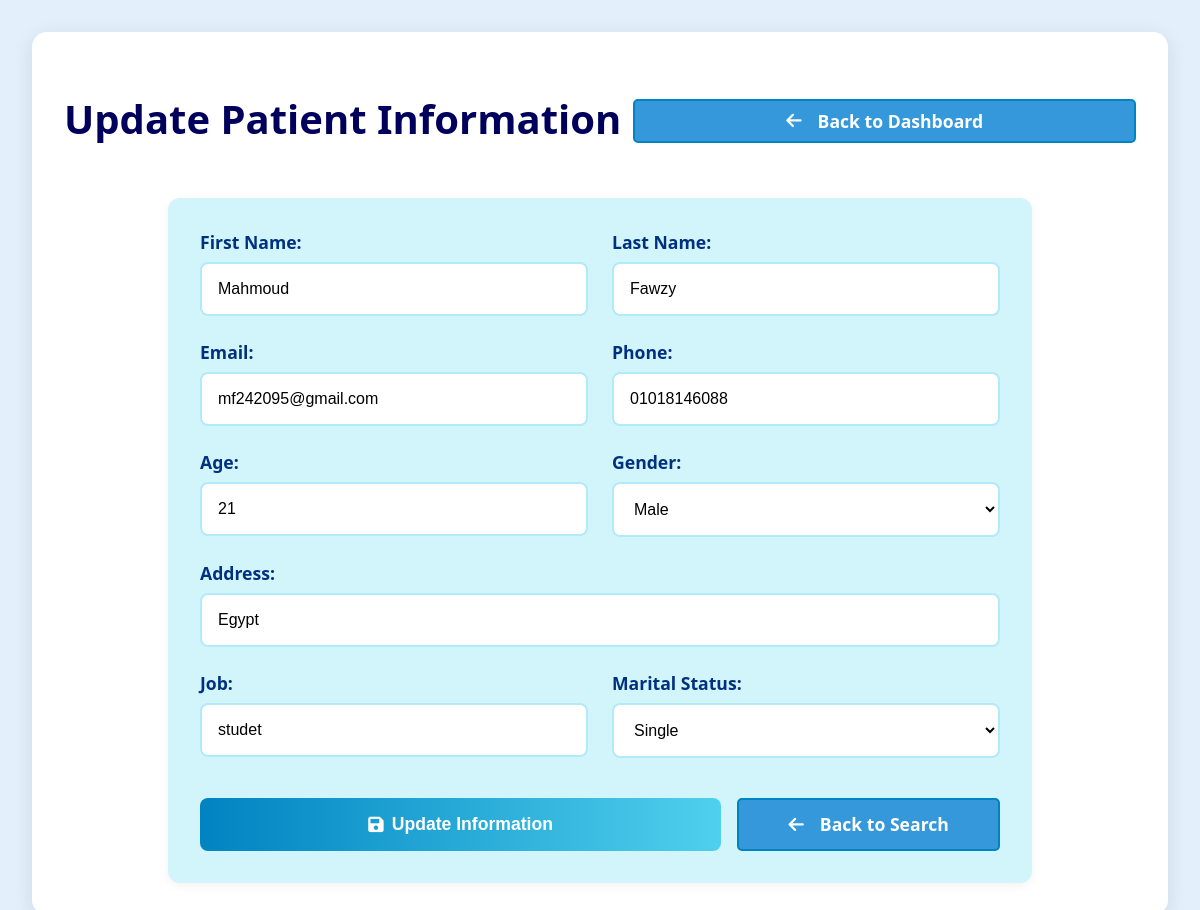
The app's page /View/manager_update_patient.php?id=1 (signed in), older data.
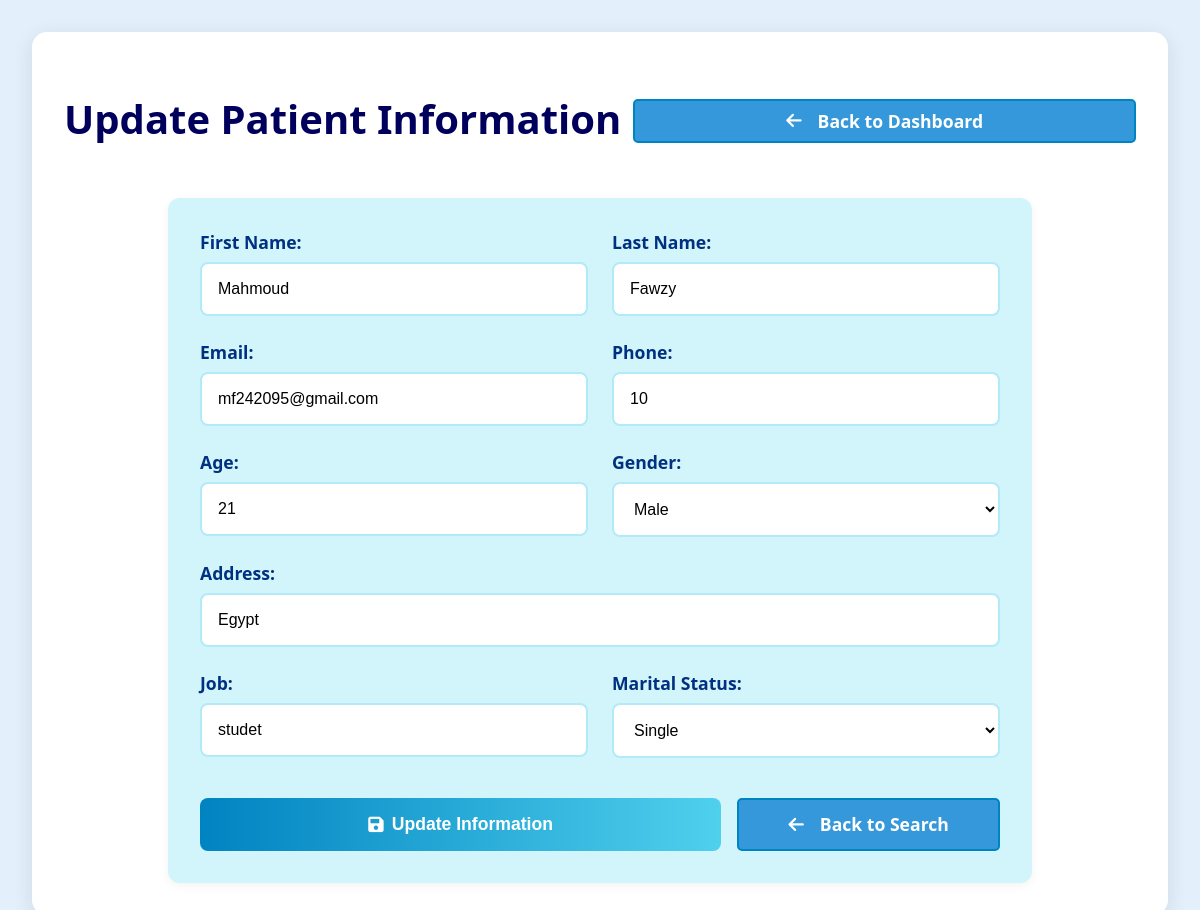
The same page, newer data.
### tables this page shows
CREATE TABLE IF NOT EXISTS `patient` (
  `id` int NOT NULL AUTO_INCREMENT,
  `FN` varchar(100) DEFAULT NULL,
  `LN` varchar(100) DEFAULT NULL,
  `email` varchar(150) DEFAULT NULL,
  `phone` varchar(15) DEFAULT NULL,
  `password` varchar(255) NOT NULL,
  `age` int DEFAULT NULL,
  `idnumber` varchar(20) DEFAULT NULL,
  `NN` varchar(20) DEFAULT NULL,
  `address` varchar(255) DEFAULT NULL,
  `job` varchar(100) DEFAULT NULL,
  `gender` enum('male','female') DEFAULT NULL,
  `marital` enum('single','married') DEFAULT NULL,
  `flag_login` tinyint(1) DEFAULT '0',
  `plain_password` text,
  `photo` varchar(255) DEFAULT NULL,
  PRIMARY KEY (`id`),
  UNIQUE KEY `email` (`email`),
  UNIQUE KEY `phone` (`phone`),
  UNIQUE KEY `idnumber` (`idnumber`),
  UNIQUE KEY `NN` (`NN`)
);

### Model/Database.php (called while the page is built)
<?php
class Database {
    private $server = "localhost";
    private $username = "root";
    private $password = "";
    private $dbname = "out patient clinic";
    public function connectToDB() {
        try {
            $link = mysqli_connect($this->server, $this->username, $this->password, $this->dbname);
            if ($link) {
                mysqli_set_charset($link, 'utf8mb4');
                return $link;
            } else {
                error_log("Database connection failed: " . mysqli_connect_error());
                throw new Exception("Could not connect to database");
            }
        } catch (Exception $e) {
            error_log("Database error: " . $e->getMessage());
            throw $e;
        }
    }
}

### Model/Manager.php (called while the page is built, shortened)
<?php
require_once("Database.php");
class Manager {
    private $link;
    public function __construct() {
        $this->db = new Database();
        $this->link = $this->db->connectToDB();
    }
    public function searchPatientById($id)
    {
        $sql = "SELECT * FROM patient WHERE id = ?";
        if ($stmt = mysqli_prepare($this->link, $sql)) {
            mysqli_stmt_bind_param($stmt, "i", $id);
            if (mysqli_stmt_execute($stmt)) {
                $result = mysqli_stmt_get_result($stmt);
                if ($row = mysqli_fetch_assoc($result)) {
                    return $row;
                }
            }
        }
        return null;
    }
}
?>

### View/manager_update_patient.php (the view, shortened to what the changed rows need)
<?php
$patient_id = (int)$_GET['id'];
$manager = new Manager();
$patientData = $manager->searchPatientById($patient_id);
?>
<!DOCTYPE html>
<html lang="en">
<head>
    <link rel="stylesheet" href="css/style.css">
    <link rel="stylesheet" href="css/manger_update_patient.css">
    <link rel="stylesheet" href="https://cdnjs.cloudflare.com/ajax/libs/font-awesome/6.0.0/css/all.min.css">
</head>
<body>
    <main class="update-patient-container">
        <div class="update-section">
            <div class="header-actions">
                <h1>Update Patient Information</h1>
            </div>
            <div class="update-form-container">
                <form method="POST" action="" class="update-form">
                    <div class="form-row">
                        <div class="form-group">
                            <label for="first_name">First Name:</label>
                            <input type="text" id="first_name" name="first_name"
                                value="<?php echo htmlspecialchars($patientData['FN']); ?>" required>
                        </div>
                        <div class="form-group">
                            <label for="last_name">Last Name:</label>
                            <input type="text" id="last_name" name="last_name"
                                value="<?php echo htmlspecialchars($patientData['LN']); ?>" required>
                        </div>
                    </div>
                    <div class="form-row">
                        <div class="form-group">
                            <label for="email">Email:</label>
                            <input type="email" id="email" name="email"
                                value="<?php echo htmlspecialchars($patientData['email']); ?>" required>
                        </div>
                        <div class="form-group">
                            <label for="phone">Phone:</label>
                            <input type="tel" id="phone" name="phone"
                                value="<?php echo htmlspecialchars($patientData['phone']); ?>" required>
                        </div>
                    </div>
                    <div class="form-row">
                        <div class="form-group">
                            <label for="age">Age:</label>
                            <input type="number" id="age" name="age"
                                value="<?php echo htmlspecialchars($patientData['age']); ?>" required>
                        </div>
                    </div>
                    <div class="form-group">
                        <label for="address">Address:</label>
                        <input type="text" id="address" name="address"
                            value="<?php echo htmlspecialchars($patientData['address']); ?>" required>
                    </div>
                    <div class="form-row">
                        <div class="form-group">
                            <label for="job">Job:</label>
                            <input type="text" id="job" name="job"
                                value="<?php echo htmlspecialchars($patientData['job']); ?>" required>
                        </div>
                    </div>
                </form>
            </div>
        </div>
    </main>
</body>
</html>

Row changes from the older to the newer data that the page shows:
changed patient "Mahmoud": phone "01018146088" → "10"
